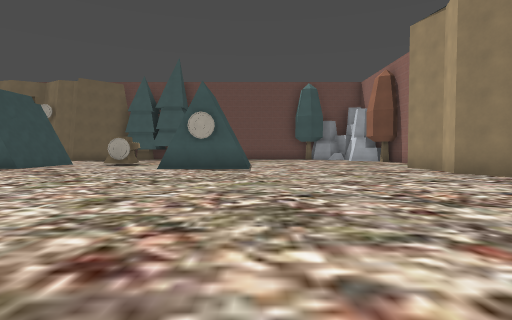
view 1 (above)

24 first-person views from a walk through a 3-D level made in the Godot game engine. The camera is 1.4 m above the floor, tilts 2° down and sees 80° across. The floor is counted in squares, 2.53 m on a side. Each view is taken from the middle of a square. On the plan, view 1 faces up. The plan holds only what a view shows up to about 9 squares ahead; the rest is blank. Some surface patterns are stand-ins.

view 2
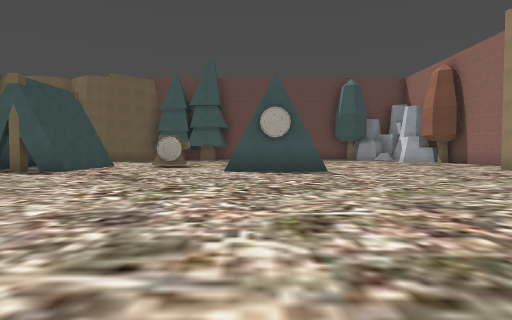

view 3
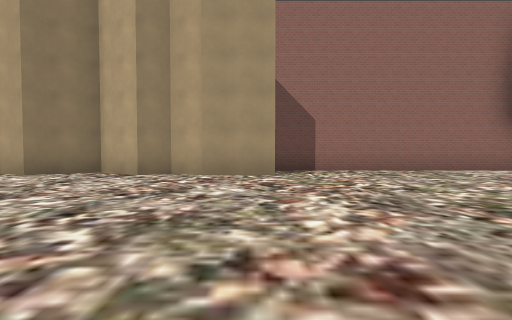

view 4
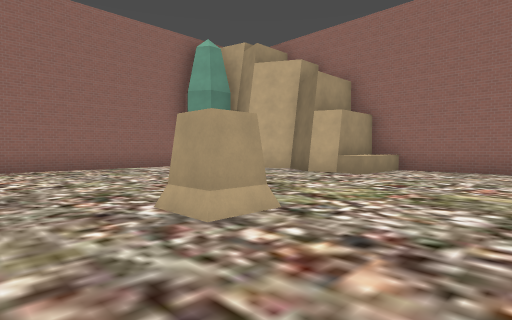

view 5
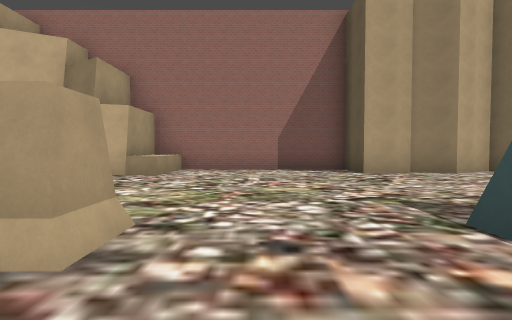

view 6
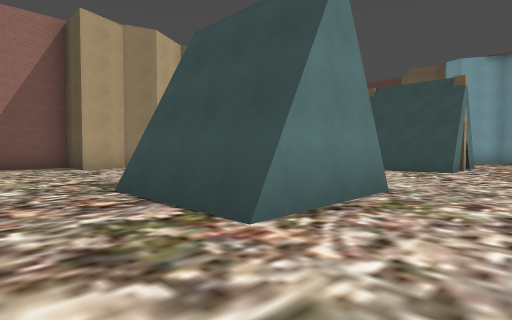

view 7
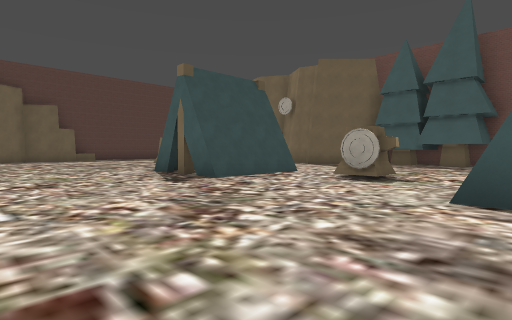

view 8
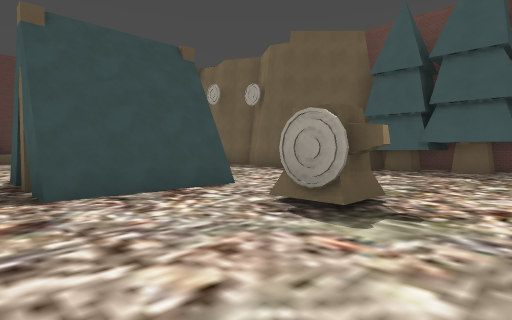

view 9
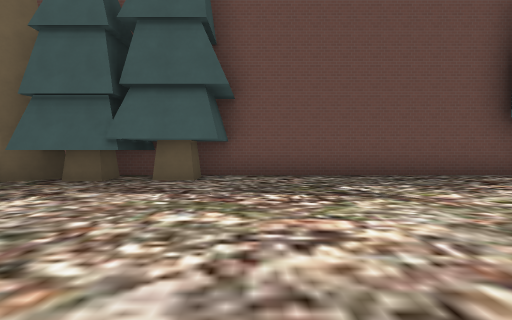

view 10
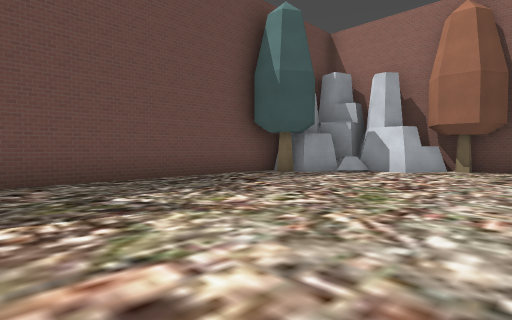

view 11
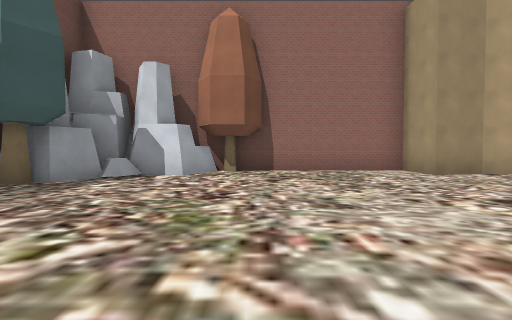

view 12
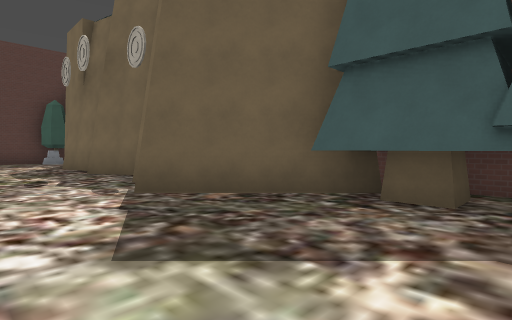

view 13
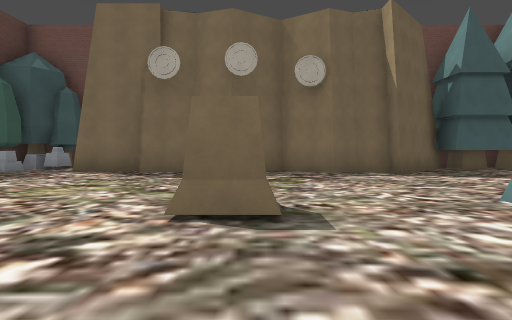

view 14
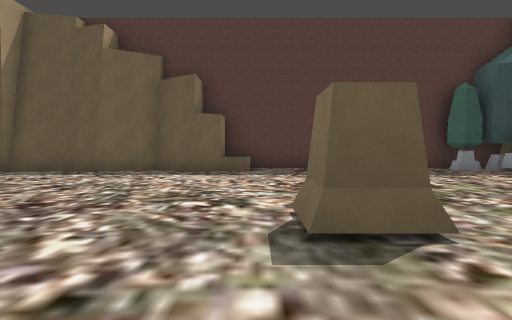

view 15
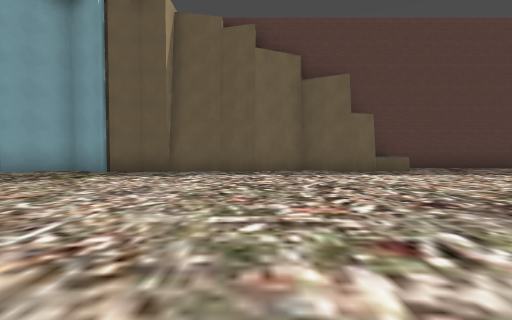

view 16
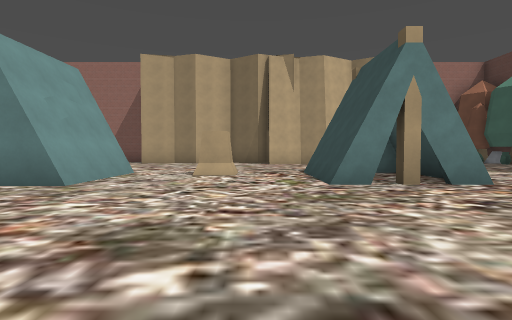

view 17
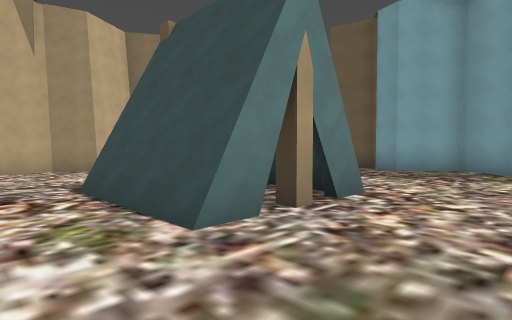

view 18
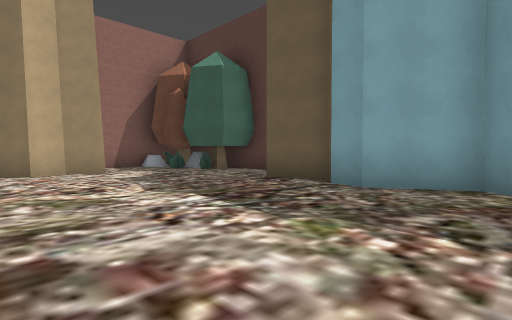

view 19
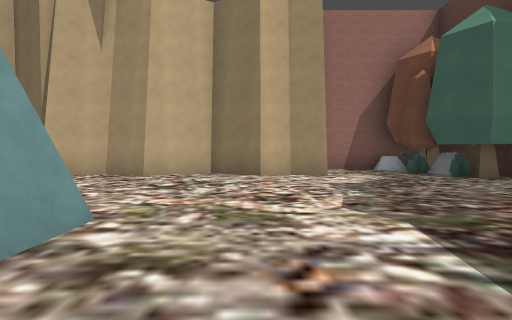

view 20
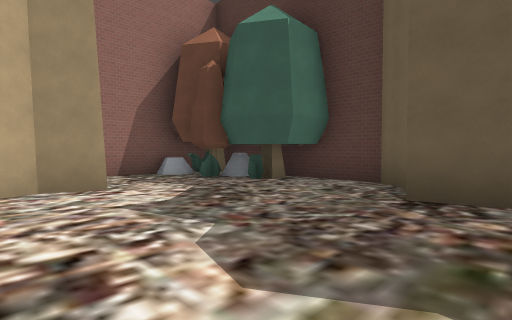

view 21
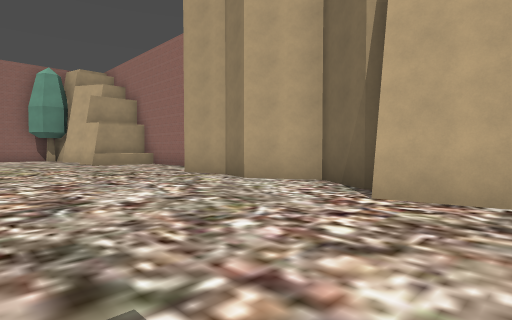

view 22
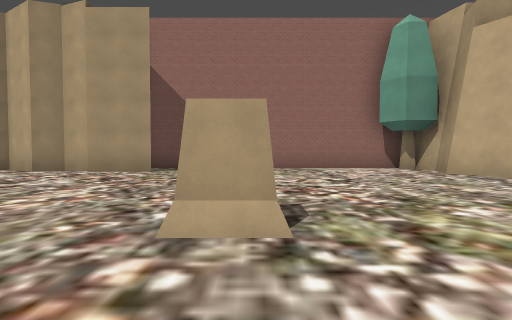

view 23
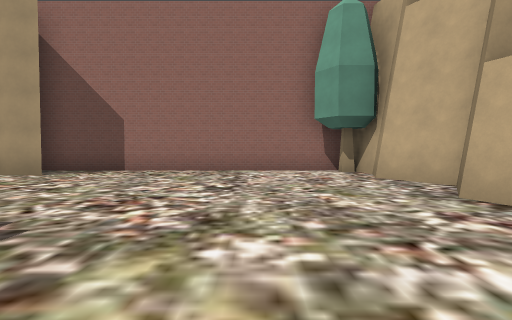

view 24
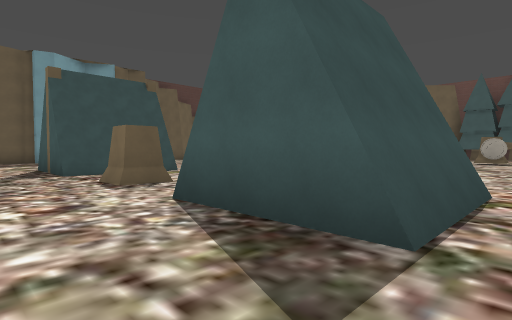

### Floor plan
Points are (right, up) in squares from view 1. A wall is a line through its corners. A room is listed if a view was taken in it or the views show most of it. See-through windows are left out.
Room 1 (views 1, 2, 3, 4, 5, 6, 7, 8, 9, 10, 11, 12, 13, 14, 15, 16, 17, 18, 19, 20, 21, 22, 23, 24)
walls: (-8.4, 8.7) (-9.4, 8.7); (-7.8, -0.5) (-7.8, -1.1) (-8.5, -1.1) (-8.5, -0.5) (-7.8, -0.5); (-10.5, 1.2) (-10.5, -1.4) (-12.5, -1.4) (-12.5, -0.6); (-11.1, 1.2) (-10.3, 1.2); (-6.9, 11.4) (-6.9, 8.7); (-7.1, 11.4) (-7.1, 8.7) (-8.2, 8.7); (-4.5, 11.4) (-4.5, 10.4); (-12.6, 1.2) (-11.3, 1.2); (-1, -1.2) (-1, -0.5) (-0.2, -0.5); (-11.9, 11.2) (-11.9, 10.4) (-12.6, 10.4); (4.6, 3.1) (4.8, 3.9) (4.5, 4.5) (5.3, 5.7) (4.6, 7) (4.8, 7.9) (4.5, 9.1) (6, 9.1) (6, 13.6); (-9.1, -6) (-7.9, -6.8) (-6.6, -6) (-5.7, -6.3) (-4.5, -6) (-4.5, -7.5) (0.8, -7.5) (0.8, -5.6) (1.5, -5.4) (2.6, -6.1) (3.9, -5.4) (4.8, -5.7) (6, -5.4) (6, 2.6); (-17.2, 2.4) (-17.9, 1.3) (-17.2, 0) (-17.4, -0.7); (-17.5, 3.9) (-17.7, 3.1) (-17.5, 2.4); (-6.6, 16.9) (-8.8, 14.7) (-8.8, 15.3) (-9.5, 15.5) (-10.1, 15.3) (-11.3, 16) (-12.6, 15.2); (-17.9, 9) (-17.6, 8.4) (-18.4, 7.3) (-17.6, 6) (-17.9, 5) (-17.6, 3.7); (-13.5, 15.5) (-14.8, 15.2); (-17.8, -0.9) (-17.5, -2.3); (-14.9, 15.6) (-16.6, 15.6); (-15.6, -5.4) (-14.8, -5.6) (-14.1, -5.4) (-12.9, -6.1) (-11.7, -5.4) (-10.8, -5.7) (-9.4, -5.4); (-18.3, -2.4) (-19, -3.1) (-19, -5.5); (2.8, 16.6) (2.8, 17.1); (6, 13.7) (6, 14.7); (5.4, -5.5) (5.4, -5); (-18.1, -4.8) (-18.1, -5.2); (3.5, 17.5) (-6, 17.5); (-19, -4.3) (-18.1, -4.3) (-17.6, -5.1); (-18.8, -4.9) (-18.3, -4.9) (-18.3, -5.1); (-19, -5.7) (-19, -7.4); (-18.8, -7.5) (-15.9, -7.5); (-19, 17.3) (-19, 9.1) (-17.9, 9.1)
low walls: (-4.5, 10.4) (-5.2, 10.4); (-17.6, 9.8) (-17.9, 9); (0.1, -7.5) (0.1, -5.4) (0.8, -5.6); (-18.3, -5.1) (-17.8, -5.1)
ways out: gap at (-8, 9)
objects: rock (-18, -7); rock (-18, -6); rock (-18, 16); rock (-18, 17); tent (-6, -1) to (-4, 1); tree (-6, 16); target (-5, 10); tree (-4, 17); tent (-2, 9) to (-1, 10); rock (4, 16); block (5, 2); rock (5, 16)

Positions as (right, up) in squares from view 1, and headings:
1: (0, 0), facing up
2: (-2, 1), facing up
3: (-2, 2), facing right
4: (-3, 1), facing down-right
5: (-2, 1), facing down
6: (-2, 3), facing down-left
7: (-2, 5), facing up-left
8: (-3, 8), facing up-left
9: (-3, 11), facing up
10: (-3, 12), facing up-right
11: (-2, 13), facing right
12: (-5, 13), facing up-left
13: (-12, 8), facing up
14: (-10, 10), facing left
15: (-10, 6), facing left
16: (-9, 6), facing down
17: (-9, 3), facing down-left
18: (-13, 2), facing down-left
19: (-14, 1), facing down
20: (-14, -1), facing down-left
21: (-11, -2), facing down-right
22: (-3, -1), facing right
23: (-2, -3), facing right
24: (-3, -3), facing up-left
